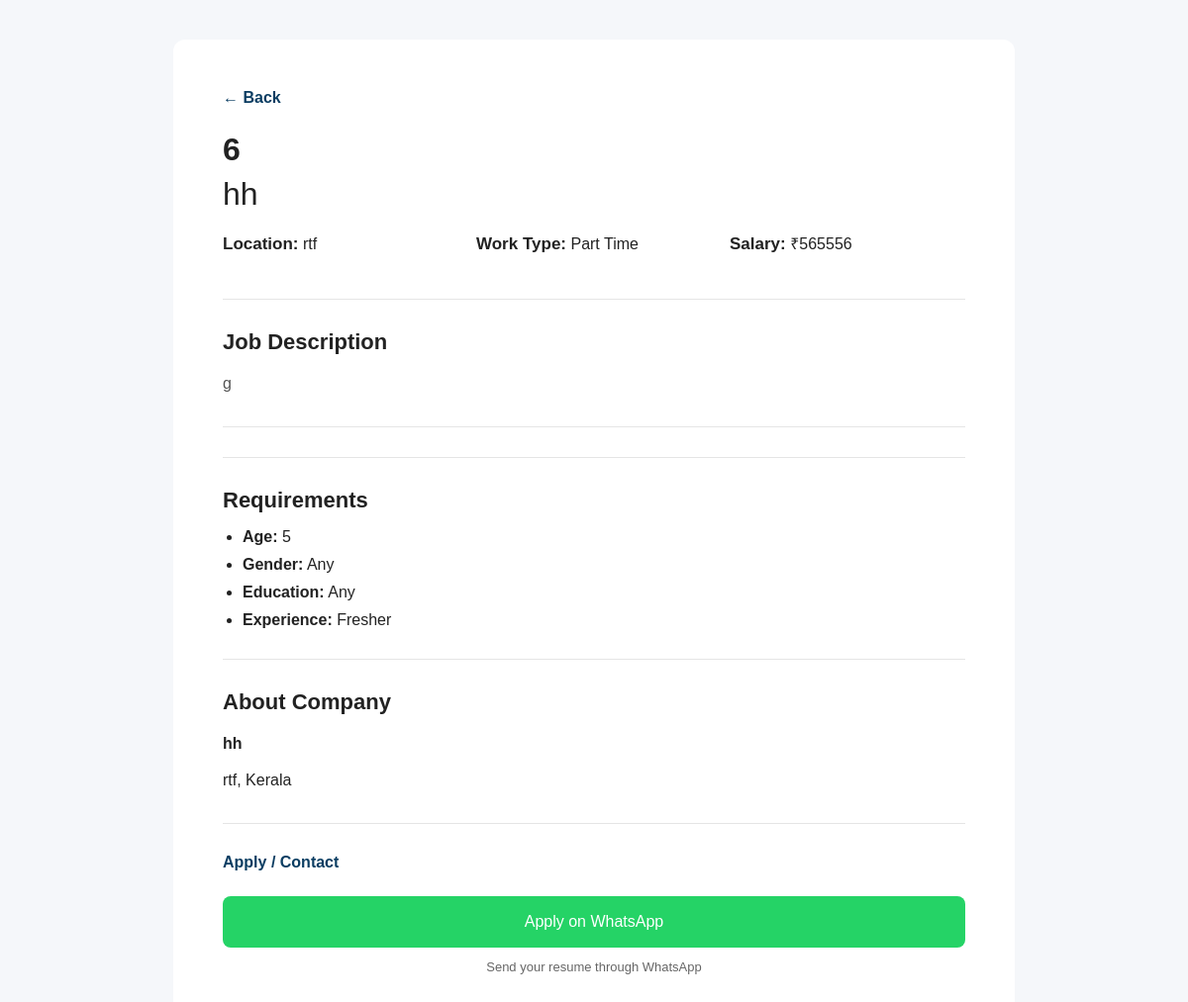
The page /job/4/ on the database its author committed.
### myapp/models.py (models this page shows, shortened)
class Job(models.Model):
    owner = models.ForeignKey(
        User,
        on_delete=models.CASCADE,
        related_name="jobs",
        null=True,
        blank=True,
    )
    shop_name = models.CharField(
        max_length=150,
    )
    title = models.CharField(
        max_length=150,
    )
    category = models.ForeignKey(
        Category,
        on_delete=models.PROTECT,
        related_name="jobs",
        null=True,
        blank=True,
    )
    experience = models.CharField(
        max_length=100,
        default="Fresher",
    )
    work_time = models.CharField(
        max_length=100,
    )
    gender = models.CharField(max_length=20, default="Any")
    education = models.CharField(max_length=50, default="Any")
    age_limit = models.CharField(
        max_length=50,
        blank=True,
    )
    location = models.CharField(
        max_length=100,
    )
    salary = models.CharField(
        max_length=100,
    )
    phone = models.CharField(
        max_length=15,
        validators=[phone_validator],
    )
    description = models.TextField(
        blank=True,
    )
    is_verified = models.BooleanField(
        default=True,
    )
    owner_name = models.CharField(
        max_length=150,
        blank=True
    )
    created_at = models.DateTimeField(
        auto_now_add=True,
    )
    class Meta:
        ordering = ["-created_at"]

### myapp/views.py (the view)
# urls.py: path("job/<int:id>/", views.job_details, name="job_details"),
def job_details(request, id):
    job = get_object_or_404(
        Job.objects.select_related(
            "category",
            "owner",
        ),
        id=id,
        is_verified=True,
    )
    return render(
        request,
        "job_details.html",
        {
            "job": job,
        },
    )

### templates/job_details.html (shortened to what this page needs)
{% load static %}
<!DOCTYPE html>
<html lang="en">
<head>
    <link rel="stylesheet" href="{% static 'css/job_details.css' %}">
</head>
<body>
<section class="details-page">
    <div class="details-card">
        <div class="details-header">
            <a href="{% url 'home' %}" class="back-btn">← Back</a>
        </div>
        <div class="job-main">
          <h1>{{ job.title }}</h1>
            <h2>{{ job.shop_name }}</h2>
            <div class="job-info">
                <p><strong>Location:</strong> {{ job.location }}</p>
    <p><strong>Work Type:</strong> {{ job.work_time }}</p>
    <p><strong>Salary:</strong> ₹{{ job.salary }}</p>
                </div>
            <hr>
            <h3>Job Description</h3>
            <div class="description">
                {{ job.description|linebreaks }}
            </div>
        </div>
               <hr>
<hr>
<h3>Requirements</h3>
<ul class="requirements">
    <li>
        <strong>Age:</strong>
        {{ job.age_limit|default:"18-30" }}
    </li>
    <li>
        <strong>Gender:</strong>
        {{ job.gender|default:"Any" }}
    </li>
    <li>
        <strong>Education:</strong>
        {{ job.education|default:"Any" }}
    </li>
    <li>
        <strong>Experience:</strong>
        {{ job.experience|default:"Fresher" }}
    </li>
</ul>
    <hr>
             <h3>About Company</h3>
    <p><strong>{{ job.shop_name }}</strong></p>
    <p>{{ job.location }}, Kerala</p>
    <hr>
        <div class="contact-box">
            <span class="contact-label">Apply / Contact</span>
            <a href="https://wa.me/91{{ job.phone }}?text=Hi, I saw your {{ job.title }} job vacancy on QuickJobs. I am interested."
               target="_blank">
                <button class="contact-btn">
                    Apply on WhatsApp
                </button>
            </a>
            <small class="note">
                Send your resume through WhatsApp
            </small>
        </div>
    </div>
</section>
</body>
</html>

### static/css/job_details.css (style rules this page uses)
* { margin:0; padding:0; box-sizing:border-box; font-family:Arial,sans-serif; }
body { background:#f5f7fa; color:#222; }
.details-page { max-width:850px; margin:40px auto; padding:20px; background:#fff; border-radius:12px; }
.details-card { max-width:900px; margin:auto; border-radius:16px; padding:30px; }
.details-header { margin-bottom:25px; }
.back-btn { text-decoration:none; color:#0a3d62; font-weight:600; }
.job-main h2 { font-size:32px; color:#222; margin-bottom:8px; }
.job-info { display:grid; grid-template-columns:repeat(auto-fit,minmax(220px,1fr)); gap:18px; }
.job-info strong { font-size:17px; }
hr { margin:30px 0; border:none; border-top:1px solid #eee; }
.job-main h3 { margin-bottom:15px; }
.description { color:#555; line-height:1.8; }
.contact-label { display:block; font-weight:bold; margin-bottom:15px; color:#0a3d62; }
.contact-btn { width:100%; height:52px; border:none; border-radius:8px; background:#25D366; color:#fff; font-size:16px; cursor:pointer; margin-top:10px; }
.note { display:block; margin-top:12px; text-align:center; color:#666; font-size:13px; }
h1 { margin-top:20px; font-size:32px; }
h2 { color:#666; margin:8px 0 25px; font-size:22px; font-weight:500; }
h3 { margin-bottom:15px; font-size:22px; }
p { margin:10px 0; line-height:1.7; }
hr { margin:30px 0; border:0; border-top:1px solid #e5e5e5; }
.requirements { padding-left:20px; }
.requirements li { margin:10px 0; }

### rows shown on the page
Job: title "6", shop_name "hh", location "rtf", work_time "Part Time", salary "565556", description "g", age_limit "5", gender "Any", education "Any", experience "Fresher"
